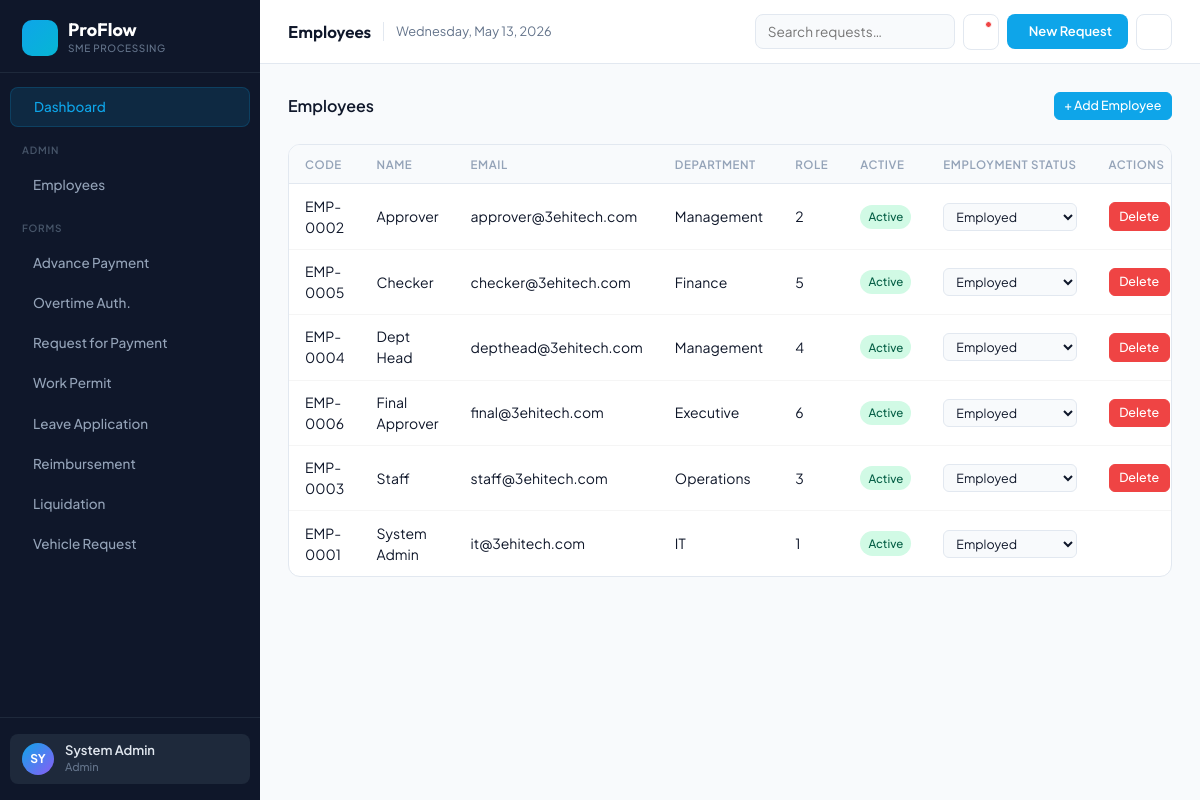
The app's page /public/employees (signed in) with its own data.
### tables this page shows
CREATE TABLE employees (
    id INT AUTO_INCREMENT PRIMARY KEY,
    employee_code VARCHAR(20) UNIQUE NOT NULL,
    full_name VARCHAR(100) NOT NULL,
    email VARCHAR(150) UNIQUE NOT NULL,
    password_hash VARCHAR(255) NOT NULL,
    role_id INT NOT NULL,
    department VARCHAR(100) NULL,
    is_active TINYINT(1) DEFAULT 1,
    employment_status ENUM('employed','resigned','floating') NOT NULL DEFAULT 'employed',
    created_at TIMESTAMP DEFAULT CURRENT_TIMESTAMP,
    updated_at TIMESTAMP DEFAULT CURRENT_TIMESTAMP ON UPDATE CURRENT_TIMESTAMP,
    FOREIGN KEY (role_id) REFERENCES roles(id) ON DELETE RESTRICT
);

### app/controllers/EmployeeController.php (called while the page is built, shortened)
<?php
    class EmployeeController {
        public function index(): void {
            $employees = db()->query(
                'SELECT id, employee_code, full_name, email, department, is_active, employment_status, role_id FROM employees ORDER BY full_name'
            )->fetchAll();
            require __DIR__ . '/../../views/employees/index.php';
            $content = ob_get_clean();
            $pageTitle = 'Employees';
            require __DIR__ . '/../../views/layouts/base.php';
        }
    }

### public/index.php (called while the page is built, shortened)
<?php
require_once __DIR__ . '/../routes/web.php';

### config/database.php (called while the page is built)
<?php
function db(): PDO {
    static $pdo;
    if (!$pdo) {
        $dsn = "mysql:host={$_ENV['DB_HOST']};dbname={$_ENV['DB_DATABASE']};charset=utf8mb4";
        $pdo = new PDO($dsn, $_ENV['DB_USERNAME'], $_ENV['DB_PASSWORD'], [
            PDO::ATTR_DEFAULT_FETCH_MODE => PDO::FETCH_ASSOC,
            PDO::ATTR_ERRMODE            => PDO::ERRMODE_EXCEPTION,
            PDO::ATTR_EMULATE_PREPARES   => false,
        ]);
    }
    return $pdo;
}

### views/employees/index.php (the view, shortened to what this page needs)
<div class="page-header">
    <h5>Employees</h5>
    <a href="/processing-system/public/employees/create" class="btn btn-primary btn-sm">+ Add Employee</a>
</div>
<div class="table-wrap">
    <table>
        <thead>
            <tr>
                <th>Code</th>
                <th>Name</th>
                <th>Email</th>
                <th>Department</th>
                <th>Role</th>
                <th>Active</th>
                <th>Employment Status</th>
                <th>Actions</th>
            </tr>
        </thead>
        <tbody>
            <?php foreach ($employees as $e): ?>
            <tr>
                <td><?= htmlspecialchars($e['employee_code']) ?></td>
                <td><?= htmlspecialchars($e['full_name']) ?></td>
                <td><?= htmlspecialchars($e['email']) ?></td>
                <td><?= htmlspecialchars($e['department']) ?></td>
                <td><?= htmlspecialchars($e['role_id']) ?></td>
                <td>
                    <?php if ($e['is_active']): ?>
                        <span class="badge badge-success">Active</span>
                    <?php else: ?>
                        <span class="badge badge-secondary">Inactive</span>
                    <?php endif; ?>
                </td>
                <td>
                    <form method="POST" action="/processing-system/public/employees/<?= $e['id'] ?>/status">
                        <select name="employment_status" onchange="this.form.submit()" class="form-select-sm">
                            <?php foreach (['employed', 'resigned', 'floating'] as $s): ?>
                                <option value="<?= $s ?>" <?= $e['employment_status'] === $s ? 'selected' : '' ?>>
                                    <?= ucfirst($s) ?>
                                </option>
                            <?php endforeach; ?>
                        </select>
                    </form>
                </td>
                <td>
                    <?php if ($e['id'] != $_SESSION['user_id']): ?>
                    <form method="POST" action="/processing-system/public/employees/<?= $e['id'] ?>/delete"
                          onsubmit="return confirm('Delete <?= htmlspecialchars($e['full_name'], ENT_QUOTES) ?>?')">
                        <button class="btn btn-danger btn-sm">Delete</button>
                    </form>
                    <?php endif; ?>
                </td>
            </tr>
            <?php endforeach; ?>
        </tbody>
    </table>
</div>

### routes/web.php (shortened to what this page needs)
<?php
    require_once __DIR__ . '/../app/controllers/EmployeeController.php';
    $uri = parse_url($_SERVER['REQUEST_URI'], PHP_URL_PATH);
    $uri = str_replace('/processing-system/public', '', $uri) ?: '/';
    if ($uri === '/employees') {
        (new EmployeeController)->index();
        exit;
    }

### views/layouts/base.php (shortened to what this page needs)
<?php
    $uri        = $uri ?? '/';
    $roleLabels = [1 => 'Admin', 2 => 'Approver', 3 => 'Staff'];
    $roleName   = $roleLabels[$_SESSION['role_id']] ?? 'User';
    $initials   = strtoupper(substr($_SESSION['user_name'], 0, 2));
?>
<!DOCTYPE html>
<html lang="en">
<head>
    <link href="https://cdn.jsdelivr.net/npm/@tabler/icons-webfont@3.19.0/dist/tabler-icons.min.css" rel="stylesheet">
    <link rel="stylesheet" href="/processing-system/public/stylesheets/app.css">
</head>
<body>
<div class="layout">
    <nav id="sidebar">
        <div class="sidebar-brand">
            <div class="brand-icon"><i class="ti ti-bolt"></i></div>
            <div>
                <div class="brand-name">ProFlow</div>
                <div class="brand-tag">SME Processing</div>
            </div>
        </div>
        <div class="sidebar-nav">
            <a href="/processing-system/public/dashboard"
               class="<?= ($uri === '/dashboard' || $uri === '/') ? 'active' : '' ?>">
                <i class="ti ti-layout-dashboard"></i> Dashboard
            </a>
            <?php if ($_SESSION['role_id'] == 1): ?>
                <div class="sidebar-label">Admin</div>
                <a href="/processing-system/public/employees"
                   class="<?= $uri === '/employees' ? 'active' : '' ?>">
                    <i class="ti ti-users"></i> Employees
                </a>
            <?php endif; ?>
            <div class="sidebar-label">Forms</div>
            <a href="/processing-system/public/forms/advance-payment"
               class="<?= str_contains($uri, 'advance-payment') ? 'active' : '' ?>">
                <i class="ti ti-cash"></i> Advance Payment
            </a>
            <a href="/processing-system/public/forms/overtime"
               class="<?= str_contains($uri, 'overtime') ? 'active' : '' ?>">
                <i class="ti ti-clock-hour-4"></i> Overtime Auth.
            </a>
            <a href="/processing-system/public/forms/request-payment"
               class="<?= str_contains($uri, 'request-payment') ? 'active' : '' ?>">
                <i class="ti ti-receipt"></i> Request for Payment
            </a>
            <a href="/processing-system/public/forms/work-permit"
               class="<?= str_contains($uri, 'work-permit') ? 'active' : '' ?>">
                <i class="ti ti-clipboard-list"></i> Work Permit
            </a>
            <a href="/processing-system/public/forms/leave"
               class="<?= str_contains($uri, '/leave') ? 'active' : '' ?>">
                <i class="ti ti-beach"></i> Leave Application
            </a>
            <a href="/processing-system/public/forms/reimbursement"
               class="<?= str_contains($uri, 'reimbursement') ? 'active' : '' ?>">
                <i class="ti ti-credit-card-refund"></i> Reimbursement
            </a>
            <a href="/processing-system/public/forms/liquidation"
               class="<?= str_contains($uri, 'liquidation') ? 'active' : '' ?>">
                <i class="ti ti-calculator"></i> Liquidation
            </a>
            <a href="/processing-system/public/forms/vehicle-request"
               class="<?= str_contains($uri, 'vehicle-request') ? 'active' : '' ?>">
                <i class="ti ti-car"></i> Vehicle Request
            </a>
        </div>
        <div class="sidebar-footer">
            <a href="/processing-system/public/profile" class="user-card">
                <div class="user-avatar"><?= $initials ?></div>
                <div>
                    <div class="user-name"><?= htmlspecialchars($_SESSION['user_name']) ?></div>
                    <div class="user-role"><?= $roleName ?></div>
                </div>
            </a>
        </div>
    </nav>
    <div class="layout-right">
        <div id="topbar">
            <div class="topbar-left">
                <span class="topbar-title"><?= htmlspecialchars($pageTitle ?? '') ?></span>
                <span class="topbar-date"><?= date('l, F j, Y') ?></span>
            </div>
            <div class="topbar-right">
                <div class="topbar-search">
                    <input type="text" placeholder="Search requests…" id="topbarSearch">
                </div>
                <button class="icon-btn" id="notifBtn" onclick="toggleNotif()" title="Notifications">
                    <span class="notif-dot" id="notifDot"></span>
                </button>
                <a href="/processing-system/public/forms/advance-payment/create" class="btn-new-req">
                    <i class="ti ti-plus"></i> New Request
                </a>
                <form method="POST" action="/processing-system/public/logout">
                    <button class="icon-btn" title="Logout">
                    </button>
                </form>
            </div>
        </div>
        <div id="main"><?= $content ?></div>
    </div>
</div>
</body>
</html>

### records on screen
employees: employee_code "EMP-0002", full_name "Approver", email "approver@3ehitech.com", department "Management", role "2", is_active "Active", employment_status "Employed"
employees: employee_code "EMP-0005", full_name "Checker", email "checker@3ehitech.com", department "Finance", role "5", is_active "Active", employment_status "Employed"
employees: employee_code "EMP-0004", full_name "Dept Head", email "depthead@3ehitech.com", department "Management", role "4", is_active "Active", employment_status "Employed"
employees: employee_code "EMP-0006", full_name "Final Approver", email "final@3ehitech.com", department "Executive", role "6", is_active "Active", employment_status "Employed"
employees: employee_code "EMP-0003", full_name "Staff", email "staff@3ehitech.com", department "Operations", role "3", is_active "Active", employment_status "Employed"
employees: employee_code "EMP-0001", full_name "System Admin", email "it@3ehitech.com", department "IT", role "1", is_active "Active", employment_status "Employed"

### other values on screen
$initials "SY"
$_SESSION['user_name'] "System Admin"
$roleName "Admin"
$pageTitle "Employees"
